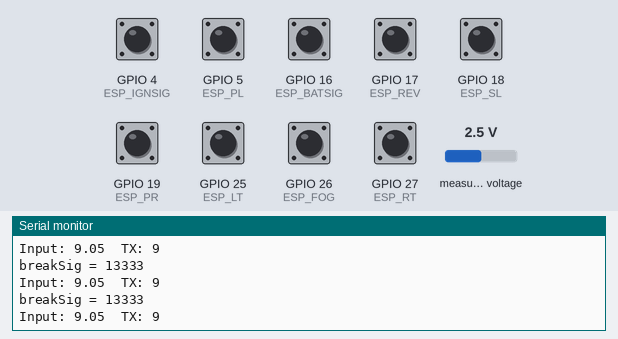
Simulated run of this sketch. Board: ESP32. On the bench: the last lines printed to the serial monitor. The inputs (shaded band) are chosen by the test bench; at power-on: GPIO 4 (ESP_IGNSIG), GPIO 5 (ESP_PL), GPIO 16 (ESP_BATSIG), GPIO 17 (ESP_REV), GPIO 18 (ESP_SL), GPIO 19 (ESP_PR), GPIO 25 (ESP_LT), GPIO 26 (ESP_FOG), GPIO 27 (ESP_RT) HIGH, measured voltage 2.5 V. Nothing arrives over Bluetooth unless stated; a phone connects over Bluetooth LE 3 s after start.

Above: at 4.8 s.
4.9 s: measured voltage set to 0.1 V
At 4.99 s:
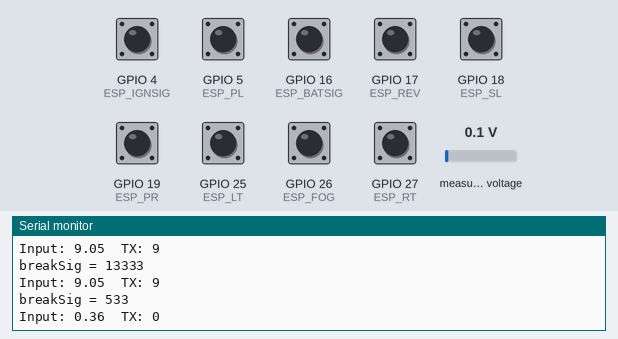
6.4 s: measured voltage set to 1.2 V
At 8.68 s:
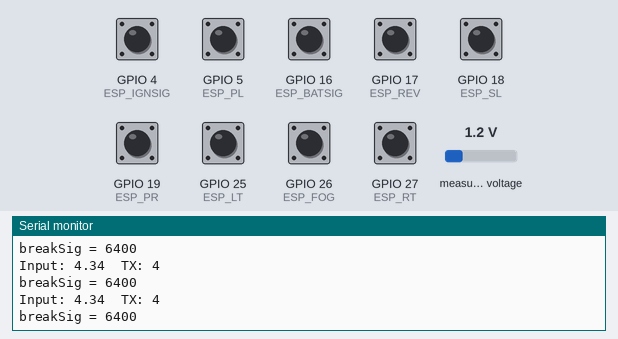
Timing chart, 0 to 10.2 s (numbered marks = the images above; inputs shaded):
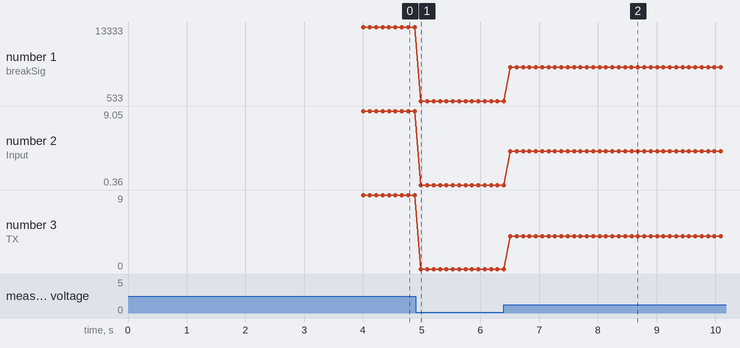

The sketch:

Trailer-Socket-Tester.ino
```cpp
#include <BLEDevice.h>
#include <BLEServer.h>
#include <BLEUtils.h>
#include <BLE2902.h>
#include <Wire.h>
#include <Adafruit_ADS1015.h>

Adafruit_ADS1115 ads;

BLEServer *pServer = NULL;
BLECharacteristic * pTxCharacteristic;

bool deviceConnected = false;
bool oldDeviceConnected = false;

int breakSig = 0;
uint32_t result = 0;
float input = 0;

uint32_t value =0;
bool flag = true;
const int ESP_RT = 27;
const int ESP_LT = 25;
const int ESP_FOG = 26;
const int ESP_SL = 18;
const int ESP_PL = 5;
const int ESP_PR = 19;
const int ESP_REV = 17;
const int ESP_IGNSIG = 4;
const int ESP_BATSIG = 16;
int16_t adc0;

// See the following for generating UUIDs:
// https://www.uuidgenerator.net/

#define SERVICE_UUID           "4fafc201-1fb5-459e-8fcc-c5c9c331914b" // UART service UUID
#define CHARACTERISTIC_UUID_TX "beb5483e-36e1-4688-b7f5-ea07361b26a8"


class MyServerCallbacks: public BLEServerCallbacks {
    void onConnect(BLEServer* pServer) {
      deviceConnected = true;
    };

    void onDisconnect(BLEServer* pServer) {
      deviceConnected = false;
    }
};


void setup() {
  Serial.begin(115200);
   pinMode(ESP_RT, INPUT);
   pinMode(ESP_LT, INPUT);
   pinMode(ESP_FOG, INPUT);
   pinMode(ESP_SL, INPUT);
   pinMode(ESP_PL, INPUT);
   pinMode(ESP_PR, INPUT);
   pinMode(ESP_REV, INPUT);
   pinMode(ESP_IGNSIG, INPUT);
   pinMode(ESP_BATSIG, INPUT);

  // Create the BLE Device
  BLEDevice::init("UART Service");

  // Create the BLE Server
  pServer = BLEDevice::createServer();
  pServer->setCallbacks(new MyServerCallbacks());

  // Create the BLE Service
  BLEService *pService = pServer->createService(SERVICE_UUID);

  // Create a BLE Characteristic
  pTxCharacteristic = pService->createCharacteristic(
                    CHARACTERISTIC_UUID_TX,
                    BLECharacteristic::PROPERTY_NOTIFY
                  );

  pTxCharacteristic->addDescriptor(new BLE2902());


  // Start the service
  pService->start();

  // Start advertising
  pServer->getAdvertising()->start();
  Serial.println("Waiting a client connection to notify...");
  ads.begin();
}

void loop() {

    if (deviceConnected) {
      if (flag){
      Serial.println("connected");
      delay(1000);
      //value = 0b00000000000000000000000000000000;
      //pTxCharacteristic->setValue(value);
      //pTxCharacteristic->notify();
      flag = false;
    }

      if( digitalRead(ESP_RT) == 0){
        value |= 0x02000000;
      delay(50);
      }

      if(digitalRead(ESP_SL) == 0){
        value |= 0x20000000;
      delay(50);
      }

      if(digitalRead(ESP_LT) == 0){
        value |= 0x01000000;
      delay(50);
      }
      if(digitalRead(ESP_FOG) == 0){
        value |= 0x10000000;
      delay(50);
      }

      if(digitalRead(ESP_PL) == 0){
        value |= 0x04000000;
      delay(50);
      }

      if(digitalRead(ESP_PR) == 0){
        value |= 0x08000000;
      delay(50);
      }

      if(digitalRead(ESP_REV) == 0){
        value |= 0x40000000;
      delay(50);
      }

      if(digitalRead(ESP_IGNSIG) == 0){
        value |= 0x00010000;
      delay(50);
      }

     if(digitalRead(ESP_BATSIG) == 0){
        value |= 0x80000000;
        delay(50);
      }

adc0 = ads.readADC_SingleEnded(0);
Serial.print("breakSig = ");
Serial.println(adc0);
 input = adc0 / (65535 / 3.3);
 input = input / 0.27;
 input = input * 3.64;
 uint8_t tx = round(input);
        if (tx == 1){
        result =  0x00000100;
       }
       else if (tx == 2){
        result = 0x00001000;
       }
       else if (tx == 3){
        result = 0x00001100;
       }
       else if (tx == 4){
        result = 0x00000200;
       }
       else if (tx == 5){
        result = 0x00002000;
       }
       else if (tx == 6){
        result = 0x00000400;
       }
       else if (tx == 7){
        result = 0x00004000;
       }
       else if (tx == 8){
        result = 0x00000800;
       }
       else if (tx == 9){
        result = 0x00008000;
       }
       else if (tx == 10){
        result = 0x00000001;
       }
       else if (tx == 11){
        result = 0x00000010;
       }
       else if (tx == 12){
        result = 0x00000011;
       }

        result |= value;
        pTxCharacteristic->setValue(result);
        pTxCharacteristic->notify();
        Serial.print("Input: ");
        Serial.print(input);
        Serial.print("\tTX: ");
        Serial.println(tx);
        result = 0;
        value = 0;
        delay(100); // bluetooth stack will go into congestion, if too many packets are sent
   }


    // disconnecting
    if (!deviceConnected && oldDeviceConnected) {
        delay(500); // give the bluetooth stack the chance to get things ready
        pServer->startAdvertising(); // restart advertising
        Serial.println("start advertising");
        flag =true;
        oldDeviceConnected = deviceConnected;

    }
    // connecting
    if (deviceConnected && !oldDeviceConnected) {
    // do stuff here on connecting
      oldDeviceConnected = deviceConnected;

    }
}
```

Measured:
- after the input at 4.9 s, the serial monitor: prints a new line after 0.09 s (image 1)
- after the input at 6.4 s, the serial monitor: prints a new line after 0.11 s (image 2)
- plotted number 1: 13333 → 533 after the input at 4.9 s, 533 → 6400 after the input at 6.4 s
- plotted number 2: 9.05 → 0.36 after the input at 4.9 s, 0.36 → 4.34 after the input at 6.4 s
- plotted number 3: 9 → 0 after the input at 4.9 s, 0 → 4 after the input at 6.4 s
